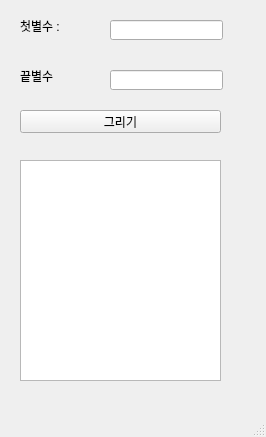
<?xml version="1.0" encoding="UTF-8"?>
<ui version="4.0">
 <class>MainWindow</class>
 <widget class="QMainWindow" name="MainWindow">
  <property name="geometry">
   <rect>
    <x>0</x>
    <y>0</y>
    <width>266</width>
    <height>437</height>
   </rect>
  </property>
  <property name="windowTitle">
   <string>MainWindow</string>
  </property>
  <widget class="QWidget" name="centralwidget">
   <widget class="QLabel" name="lbl_first">
    <property name="geometry">
     <rect>
      <x>20</x>
      <y>20</y>
      <width>56</width>
      <height>12</height>
     </rect>
    </property>
    <property name="text">
     <string>첫별수 :</string>
    </property>
   </widget>
   <widget class="QLineEdit" name="le_first">
    <property name="geometry">
     <rect>
      <x>110</x>
      <y>20</y>
      <width>113</width>
      <height>20</height>
     </rect>
    </property>
   </widget>
   <widget class="QLabel" name="lbl_last">
    <property name="geometry">
     <rect>
      <x>20</x>
      <y>70</y>
      <width>56</width>
      <height>12</height>
     </rect>
    </property>
    <property name="text">
     <string>끝별수</string>
    </property>
   </widget>
   <widget class="QLineEdit" name="le_last">
    <property name="geometry">
     <rect>
      <x>110</x>
      <y>70</y>
      <width>113</width>
      <height>20</height>
     </rect>
    </property>
   </widget>
   <widget class="QPushButton" name="pb">
    <property name="geometry">
     <rect>
      <x>20</x>
      <y>110</y>
      <width>201</width>
      <height>23</height>
     </rect>
    </property>
    <property name="text">
     <string>그리기</string>
    </property>
   </widget>
   <widget class="QPlainTextEdit" name="pte">
    <property name="geometry">
     <rect>
      <x>20</x>
      <y>160</y>
      <width>201</width>
      <height>221</height>
     </rect>
    </property>
   </widget>
  </widget>
  <widget class="QMenuBar" name="menubar">
   <property name="geometry">
    <rect>
     <x>0</x>
     <y>0</y>
     <width>266</width>
     <height>21</height>
    </rect>
   </property>
  </widget>
  <widget class="QStatusBar" name="statusbar"/>
 </widget>
 <resources/>
 <connections/>
</ui>
